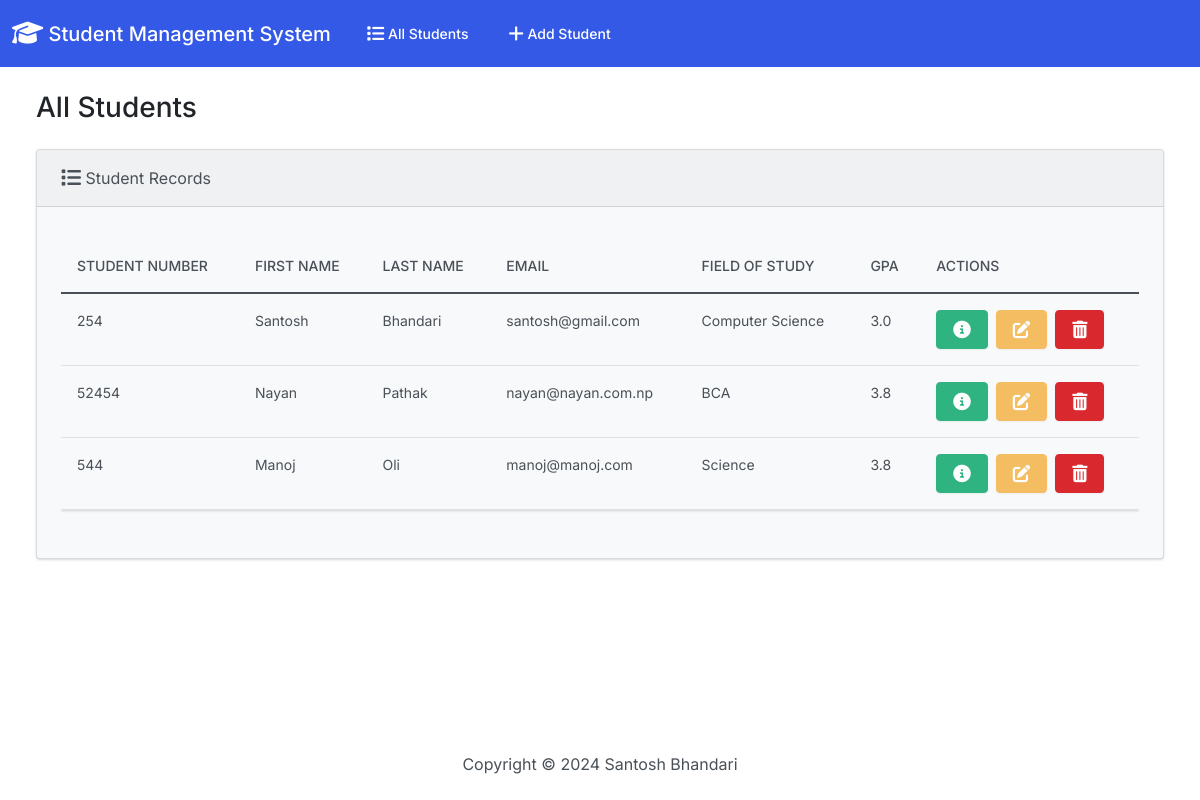
The page / on the database its author committed.
### Student/models.py (models this page shows)
class Student(models.Model):
  student_number = models.PositiveIntegerField()
  first_name = models.CharField(max_length=50)
  last_name = models.CharField(max_length=50)
  email = models.EmailField(max_length=100)
  field_of_study = models.CharField(max_length=50)
  gpa = models.FloatField()

### Student/views.py (the view)
# urls.py: path('', views.index, name='index'),
def index(request):
  return render(request, 'index.html', {
    'students': Student.objects.all()
  })

### Templates/index.html (shortened to what this page needs)
{% extends "base.html" %}
{% block mainbody %}
<h3 class="m-4">All Students</h3>
<div class="row">
  <div class="col-12">
    {% if students %}
    <div class="card bg-light ms-4 me-4 mb-4">
      <div class="card-header">
        <i class="fa-solid fa-list fa-lg"></i> Student Records
      </div>
      <div class="card-body">
        <p class="card-text">
          <div class="table-responsive">
            <table class="table table-hover">
              <thead>
                <tr>
                  <th scope="col">Student Number</th>
                  <th scope="col">First Name</th>
                  <th scope="col">Last Name</th>
                  <th scope="col">Email</th>
                  <th scope="col">Field of Study</th>
                  <th scope="col">GPA</th>
                  <th scope="col">Actions</th>
                </tr>
              </thead>
              <tbody>
                {% for student in students %}
                  <tr>
                    <td>{{ student.student_number }}</td>
                    <td>{{ student.first_name }}</td>
                    <td>{{ student.last_name }}</td>
                    <td>{{ student.email }}</td>
                    <td>{{ student.field_of_study }}</td>
                    <td>{{ student.gpa }}</td>
                    <td>
                      <button type="button" class="btn btn-success me-1" href="{% url 'view_student' student.id %}" data-bs-toggle="modal" data-bs-target="#myModal{{student.id}}">
                      </button>
                      <a class="btn btn-warning me-1" href="{% url 'edit' student.id %}">
                      </a>
                      <button type="button" class="btn btn-danger" data-bs-toggle="modal" data-bs-target="#delete{{student.id}}">
                      </button>
                    </td>
                  </tr>
                {% endfor %}
              </tbody>
            </table>
          </div>
        </p>
      </div>
    </div>
    {% else %}
      <h5 class="alert alert-primary ms-4 me-4">No Student Records</h5>
    {% endif %}
  </div>
</div>
{% endblock %}

### rows shown on the page
Student: student_number "254", first_name "Santosh", last_name "Bhandari", email "santosh@gmail.com", field_of_study "Computer Science", gpa "3.0"
Student: student_number "52454", first_name "Nayan", last_name "Pathak", email "nayan@nayan.com.np", field_of_study "BCA", gpa "3.8"
Student: student_number "544", first_name "Manoj", last_name "Oli", email "manoj@manoj.com", field_of_study "Science", gpa "3.8"
